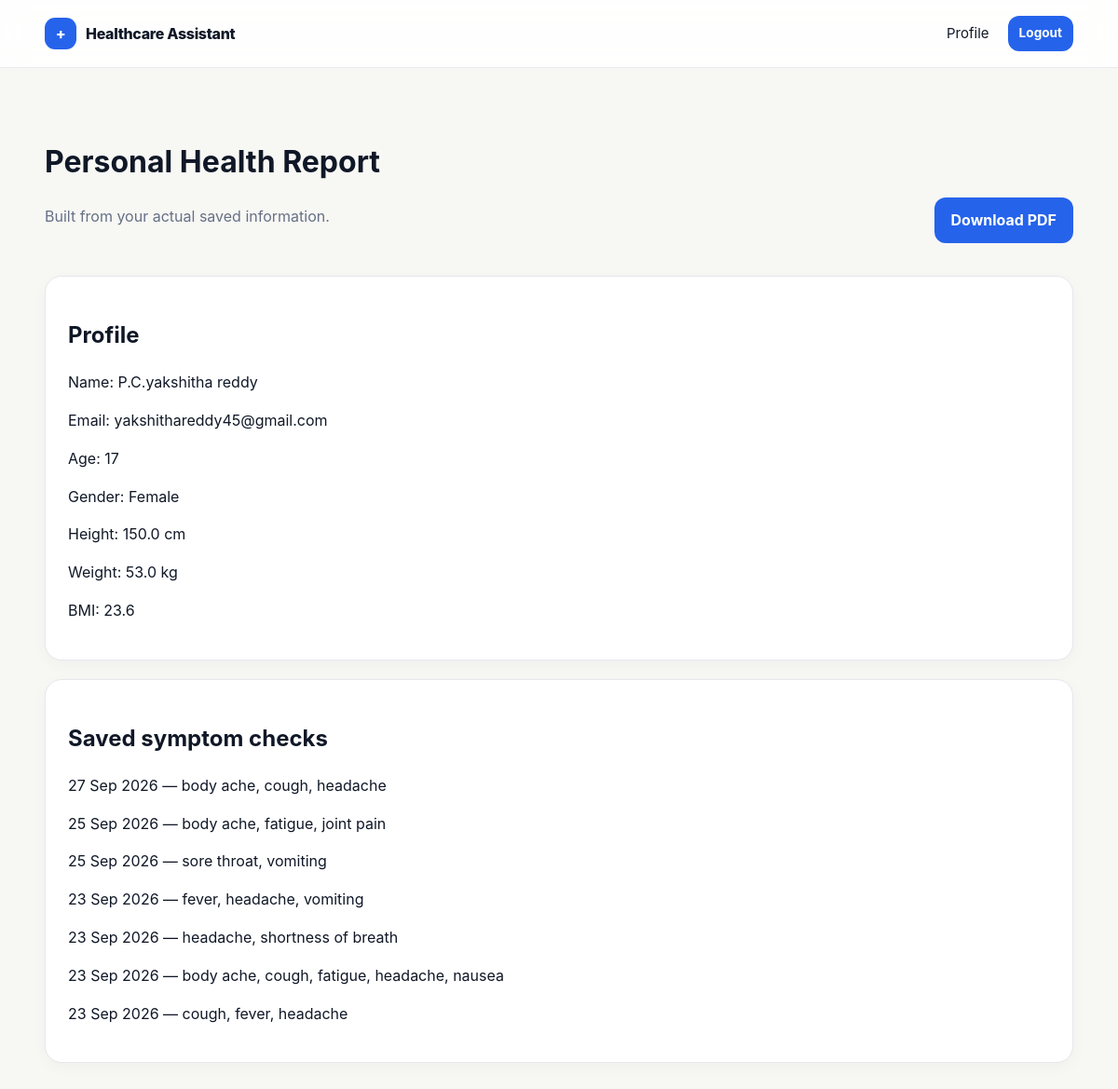
The app's page /report (signed in) with its own data.
### app.py (models this page shows)
class User(db.Model):
    id = db.Column(db.Integer, primary_key=True)
    name = db.Column(db.String(120), nullable=False)
    email = db.Column(db.String(255), unique=True, nullable=False, index=True)
    password_hash = db.Column(db.String(255), nullable=False)
    age = db.Column(db.Integer)
    gender = db.Column(db.String(40))
    height = db.Column(db.Float)
    weight = db.Column(db.Float)
    is_active = db.Column(db.Boolean, default=True)
    created_at = db.Column(db.DateTime, default=datetime.utcnow)
    symptom_checks = db.relationship("SymptomCheck", backref="user", cascade="all, delete-orphan")
    chats = db.relationship("Chat", backref="user", cascade="all, delete-orphan")
    feedback = db.relationship("Feedback", backref="user", cascade="all, delete-orphan")
    @property
    def bmi(self):
        if self.height and self.weight and self.height > 0:
            return round(self.weight / ((self.height/100) ** 2), 1)
        return None

class SymptomCheck(db.Model):
    id = db.Column(db.Integer, primary_key=True)
    user_id = db.Column(db.Integer, db.ForeignKey("user.id"), nullable=False)
    raw_symptoms = db.Column(db.Text, nullable=False)
    duration = db.Column(db.String(80))
    severity = db.Column(db.String(40))
    created_at = db.Column(db.DateTime, default=datetime.utcnow)
    results = db.relationship("SymptomCheckResult", backref="check", cascade="all, delete-orphan")

### app.py (the view)
@app.route("/report")
@user_required
def report():
    u=db.session.get(User,session["user_id"])
    checks=SymptomCheck.query.filter_by(user_id=u.id).order_by(SymptomCheck.created_at.desc()).limit(10).all()
    return render_template("health_report.html",user=u,checks=checks)

### app.py (called while the page is built)
def user_required(fn):
    @wraps(fn)
    def wrapper(*a, **kw):
        uid = session.get("user_id")
        if not uid:
            flash("Please log in to continue.", "info")
            return redirect(url_for("login", next=request.path))
        u = db.session.get(User, uid)
        if not u or not u.is_active:
            session.clear()
            flash("Your account is inactive. Please contact support.", "error")
            return redirect(url_for("login"))
        return fn(*a, **kw)
    return wrapper

@app.context_processor
def globals():
    return {"current_user": db.session.get(User, session.get("user_id")) if session.get("user_id") else None,
            "current_admin": db.session.get(Admin, session.get("admin_id")) if session.get("admin_id") else None}

### templates/health_report.html
{% extends "base.html" %}{% block title %}Health Report{% endblock %}{% block content %}<main class="app-main"><div class="container"><div class="hub-head"><div><h1>Personal Health Report</h1><p class="muted">Built from your actual saved information.</p></div><a class="btn" href="{{url_for('report_pdf')}}">Download PDF</a></div><div class="card"><h2>Profile</h2><p>Name: {{user.name}}</p><p>Email: {{user.email}}</p><p>Age: {{user.age or 'Not provided'}}</p><p>Gender: {{user.gender or 'Not provided'}}</p><p>Height: {{user.height or 'Not provided'}} cm</p><p>Weight: {{user.weight or 'Not provided'}} kg</p><p>BMI: {{user.bmi or 'Not available'}}</p></div><div class="card" style="margin-top:20px"><h2>Saved symptom checks</h2>{% for c in checks %}<p>{{c.created_at.strftime('%d %b %Y')}} — {{c.raw_symptoms}}</p>{% else %}<p class="muted">None yet.</p>{% endfor %}</div></div></main>{% endblock %}

### static/css/style.css (style rules this page uses)
:root { --navy:#101827;--blue:#2563eb;--blue2:#eaf2ff;--bg:#f7f7f4;--white:#fff;--line:#e5e7eb;--muted:#667085;--danger:#b42318;--success:#067647;--shadow:0 12px 35px rgba(16,24,39,.07);--radius:18px }
* { box-sizing:border-box }
html { scroll-behavior:smooth }
body { margin:0;font-family:Inter,ui-sans-serif,system-ui,-apple-system,Segoe UI,sans-serif;color:var(--navy);background:var(--bg);line-height:1.55 }
a { text-decoration:none;color:inherit }
.container { width:min(1120px,92%);margin:auto }
.btn { display:inline-flex;align-items:center;justify-content:center;gap:8px;border:0;border-radius:12px;padding:12px 18px;font-weight:700;cursor:pointer;background:var(--blue);color:#fff }
.muted { color:var(--muted) }
.card { background:#fff;border:1px solid var(--line);border-radius:var(--radius);padding:24px;box-shadow:0 5px 18px rgba(16,24,39,.03) }
.app-main { padding:55px 0 90px }
.hub-head { display:flex;justify-content:space-between;gap:20px;align-items:end;margin-bottom:35px }

### records on screen
User: name "P.C.yakshitha reddy", email "yakshithareddy45@gmail.com", age "17", gender "Female", height "150.0", weight "53.0", height+weight "23.6"
SymptomCheck: created_at "27 Sep 2026", raw_symptoms "body ache, cough, headache"
SymptomCheck: created_at "25 Sep 2026", raw_symptoms "body ache, fatigue, joint pain"
SymptomCheck: created_at "25 Sep 2026", raw_symptoms "sore throat, vomiting"
SymptomCheck: created_at "23 Sep 2026", raw_symptoms "fever, headache, vomiting"
SymptomCheck: created_at "23 Sep 2026", raw_symptoms "headache, shortness of breath"
SymptomCheck: created_at "23 Sep 2026", raw_symptoms "body ache, cough, fatigue, headache, nausea"
SymptomCheck: created_at "23 Sep 2026", raw_symptoms "cough, fever, headache"
